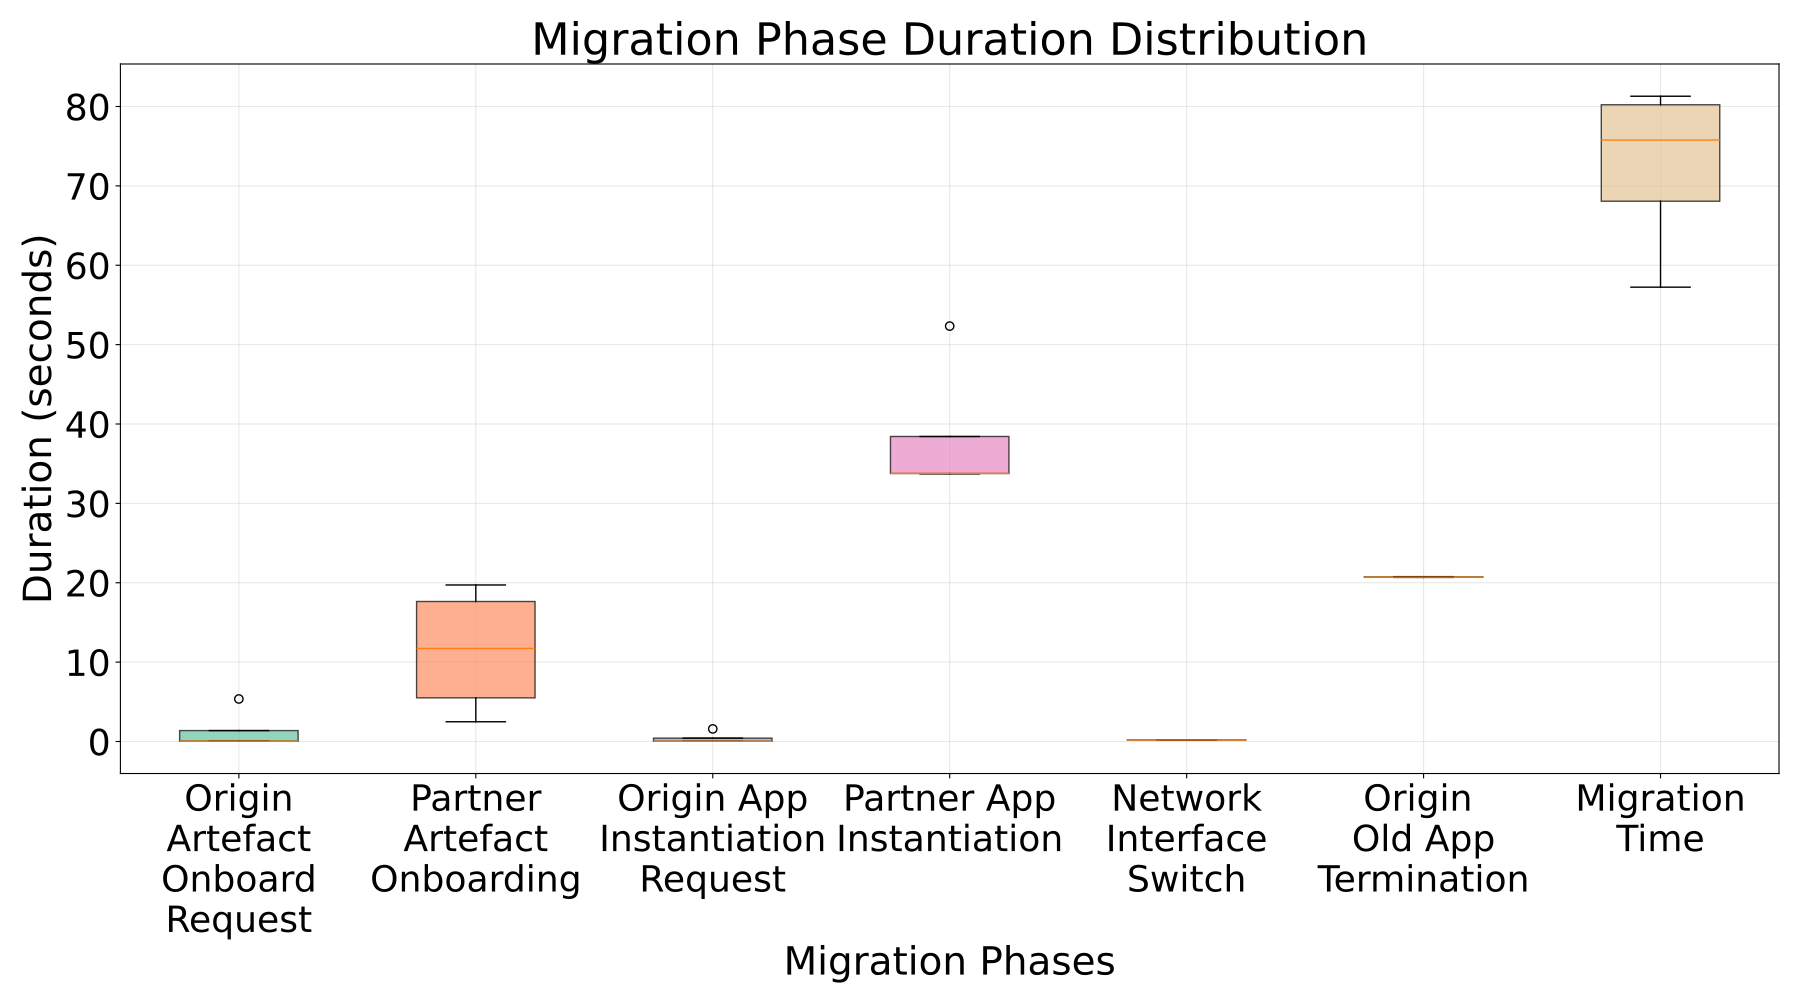

Generate this figure with Python:
import argparse
import threading
import matplotlib.pyplot as plt
import matplotlib.cm as cm
import seaborn as sns
import json
import os
import glob

import logging
logging.basicConfig(level=logging.INFO, format='%(asctime)s - %(levelname)s - %(message)s')


sent_times = {}
rtts_by_index = {}
timestamps_by_index = {}
servers_by_index = {}
alerts = []
lost_ids = set()
lock = threading.Lock()
stop_event = threading.Event()

def load_results(filepath):
    """
    Function to load results from a JSON file.
    :param filepath: Path to the JSON file containing results.
    :return: Dictionary with timestamps and RTTs.
    """

    with open(filepath, 'r') as f:
        data = json.load(f)

    sent_total = data.get('sent_total', 0)
    rtts_by_index = {int(k): v for k, v in data.get('rtts', {}).items()}
    timestamps_by_index = {int(k): v for k, v in data.get('timestamps', {}).items()}
    servers_by_index = {int(k): v for k, v in data.get('servers', {}).items()}
    alerts = data.get('alerts', [])
    
    return rtts_by_index, timestamps_by_index, servers_by_index, sent_total, alerts


def process_alert_phases(alerts):
    """
    Process alerts from a single run to extract phase durations.
    :param alerts: List of alerts from one run.
    :return: Dictionary mapping phase names to durations.
    """
    # Sort alerts by timestamp
    sorted_alerts = sorted(alerts, key=lambda x: x.get("timestamp", 0))
    
    # Create a lookup for alert timestamps by name
    # For duplicate alert names, use the last occurrence (highest timestamp)
    alert_times = {}
    for alert in sorted_alerts:
        name = alert.get("name", "")
        timestamp = alert.get("timestamp")
        if timestamp is not None:
            # Always update to use the latest timestamp for this alert name
            alert_times[name] = timestamp
    
    # Define phase boundaries (start_alert -> end_alert)
    phase_definitions = {
        "Origin\nArtefact\nOnboard\nRequest": ("migration-init", "federation-po-onboard-artefact-init"),
        "Partner\nArtefact\nOnboarding": ("federation-po-onboard-artefact-init", "artefact-onboard-done"),
        "Origin App\nInstantiation\nRequest": ("artefact-onboard-done", "federation-po-instantiate-appi-init"), 
        "Partner App\nInstantiation": ("federation-po-instantiate-appi-init", "migration-ready"),
        "Network\nInterface\nSwitch": ("migration-ready", "network-interface-switch-done"),
        "Origin \nOld App\nTermination": ("network-interface-switch-done", "migration-done"),
        "Migration\nTime": ("migration-init", "migration-done")
    }
    
    phase_durations = {}
    
    # Calculate duration for each phase
    for phase_name, (start_alert, end_alert) in phase_definitions.items():
        if start_alert in alert_times and end_alert in alert_times:
            start_time = alert_times[start_alert]
            end_time = alert_times[end_alert]
            duration = end_time - start_time
            phase_durations[phase_name] = duration
        else:
            logging.warning(f"Missing alerts for phase {phase_name}: {start_alert} or {end_alert}")
    
    return phase_durations


def load_multiple_results(folder_path):
    """
    Function to load and aggregate results from multiple JSON files in a folder.
    :param folder_path: Path to the folder containing JSON result files.
    :return: Aggregated data from all runs.
    """
    if not os.path.exists(folder_path):
        logging.error(f"Folder {folder_path} does not exist")
        return {}, {}, {}, 0, {}
    
    # Find all JSON files in the folder
    json_files = glob.glob(os.path.join(folder_path, "*.json"))
    
    if not json_files:
        logging.warning(f"No JSON files found in folder {folder_path}")
        return {}, {}, {}, 0, {}
    
    logging.info(f"Found {len(json_files)} JSON files to process")
    
    # Aggregate data from all files
    all_rtts = {}
    all_timestamps = {}
    all_servers = {}
    total_sent = 0
    all_transitions = {}  # Dictionary mapping transition names to lists of durations
    
    current_index_offset = 0
    
    for file_path in sorted(json_files):
        try:
            logging.info(f"Processing file: {os.path.basename(file_path)}")
            rtts, timestamps, servers, sent_total, alerts = load_results(file_path)
            
            # Offset indices to avoid conflicts between runs
            for idx, rtt in rtts.items():
                all_rtts[idx + current_index_offset] = rtt
            
            for idx, timestamp in timestamps.items():
                all_timestamps[idx + current_index_offset] = timestamp
                
            for idx, server in servers.items():
                all_servers[idx + current_index_offset] = server
            
            # Process alerts for this run to get phase durations
            run_phases = process_alert_phases(alerts)
            
            # Aggregate phase durations across runs
            for phase_name, duration in run_phases.items():
                if phase_name not in all_transitions:
                    all_transitions[phase_name] = []
                all_transitions[phase_name].append(duration)
            
            total_sent += sent_total
            
            # Update offset for next file
            if rtts:
                current_index_offset += max(rtts.keys()) + 1
                
        except Exception as e:
            logging.error(f"Error processing file {file_path}: {e}")
            continue
    
    logging.info(f"Aggregated data from {len(json_files)} runs: {len(all_transitions)} unique phases")
    return all_rtts, all_timestamps, all_servers, total_sent, all_transitions



def plot_results(sent_total, phase_durations, output=None):
    """
    Function to create a box plot showing migration phase durations.
    :param rtts_by_index: Dictionary mapping message index to RTT.
    :param timestamps_by_index: Dictionary mapping message index to timestamp.
    :param servers_by_index: Dictionary mapping message index to server ID.
    :param sent_total: Total number of messages sent.
    :param phase_durations: Dictionary mapping phase names to lists of durations across runs.
    :param output: Optional output file to save the plot.
    """
    if not phase_durations:
        logging.warning("No phase durations found for analysis")
        return

    # Create box plot
    plt.figure(figsize=(18, 10))
    
    # Set larger font sizes
    plt.rcParams.update({'font.size': 14})
    
    # Prepare data for box plot
    box_data = []
    labels = []
    
    for phase_name, durations in phase_durations.items():
        if durations:
            box_data.append(durations)
            labels.append(phase_name)
    
    if not box_data:
        logging.warning("No valid phase duration data found for box plot")
        return
    
    # Create the box plot
    box_plot = plt.boxplot(box_data, labels=labels, patch_artist=True)
    
    # Color the boxes with distinct colors for each phase
    colors = sns.color_palette('Set2', len(box_data))
    for patch, color in zip(box_plot['boxes'], colors):
        patch.set_facecolor(color)
        patch.set_alpha(0.7)
    
    plt.xlabel("Migration Phases", fontsize=28)
    plt.ylabel("Duration (seconds)", fontsize=28)
    plt.title("Migration Phase Duration Distribution", fontsize=32)
    plt.xticks(rotation=0, ha='center', fontsize=26)
    plt.yticks(fontsize=26)
    plt.grid(True, alpha=0.3)
    plt.tight_layout()

    # Print phase statistics
    logging.info(f"\nMigration Phase Duration Statistics (from {sent_total} total messages):")
    for phase_name, durations in phase_durations.items():
        if durations:
            logging.info(f"{phase_name}:")
            logging.info(f"  Count: {len(durations)}")
            logging.info(f"  Min: {min(durations):.3f}s")
            logging.info(f"  Max: {max(durations):.3f}s")
            logging.info(f"  Mean: {sum(durations)/len(durations):.3f}s")
            if len(durations) > 1:
                import statistics
                logging.info(f"  Median: {statistics.median(durations):.3f}s")
                logging.info(f"  StdDev: {statistics.stdev(durations):.3f}s")

    if output:
        plt.savefig(output)
    else:
        try:
            plt.show()
        except KeyboardInterrupt:
            logging.info("Plot window closed via Ctrl+C.")


if __name__ == "__main__":
    parser = argparse.ArgumentParser(description="Plot migration phase durations from multiple runs in a folder")
    parser.add_argument("-d", "--folder", help="Path to the folder containing JSON result files", default="results/")
    parser.add_argument("-o", "--output", help="Output file to save plot (default: results/migration_phases.pdf)")

    args = parser.parse_args()
    rtts_by_index, timestamps_by_index, servers_by_index, sent_total, phase_durations = load_multiple_results(args.folder)

    # plot the results after processing all runs
    plot_results(sent_total, phase_durations, args.output)
